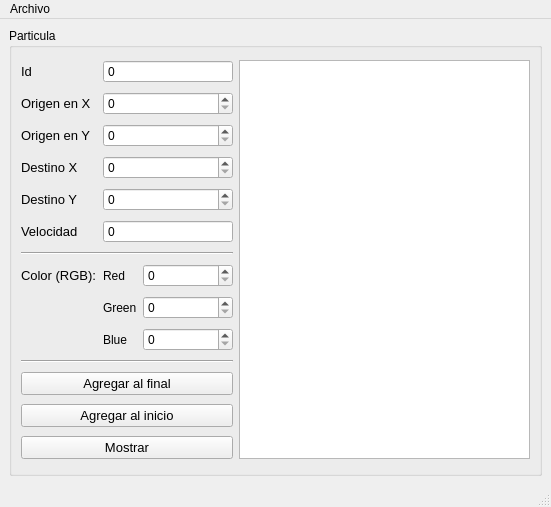
<?xml version="1.0" encoding="UTF-8"?>
<ui version="4.0">
 <class>MainWindow</class>
 <widget class="QMainWindow" name="MainWindow">
  <property name="geometry">
   <rect>
    <x>0</x>
    <y>0</y>
    <width>551</width>
    <height>507</height>
   </rect>
  </property>
  <property name="windowTitle">
   <string>Registro Particulas</string>
  </property>
  <widget class="QWidget" name="centralwidget">
   <layout class="QGridLayout" name="gridLayout_2">
    <item row="0" column="0">
     <widget class="QGroupBox" name="groupBox">
      <property name="title">
       <string>Particula</string>
      </property>
      <layout class="QGridLayout" name="gridLayout">
       <item row="8" column="1">
        <widget class="QLabel" name="label_9">
         <property name="text">
          <string>Green</string>
         </property>
        </widget>
       </item>
       <item row="6" column="0" colspan="3">
        <widget class="Line" name="line">
         <property name="orientation">
          <enum>Qt::Horizontal</enum>
         </property>
        </widget>
       </item>
       <item row="2" column="1" colspan="2">
        <widget class="QSpinBox" name="origen_y_spinBox">
         <property name="maximum">
          <number>500</number>
         </property>
        </widget>
       </item>
       <item row="12" column="0" colspan="3">
        <widget class="QPushButton" name="agregar_inicio_pushButton">
         <property name="minimumSize">
          <size>
           <width>200</width>
           <height>0</height>
          </size>
         </property>
         <property name="font">
          <font>
           <pointsize>10</pointsize>
          </font>
         </property>
         <property name="cursor">
          <cursorShape>PointingHandCursor</cursorShape>
         </property>
         <property name="text">
          <string>Agregar al inicio</string>
         </property>
        </widget>
       </item>
       <item row="9" column="1">
        <widget class="QLabel" name="label_10">
         <property name="text">
          <string>Blue</string>
         </property>
        </widget>
       </item>
       <item row="7" column="0">
        <widget class="QLabel" name="label_8">
         <property name="font">
          <font>
           <pointsize>10</pointsize>
          </font>
         </property>
         <property name="text">
          <string>Color (RGB):</string>
         </property>
        </widget>
       </item>
       <item row="4" column="1" colspan="2">
        <widget class="QSpinBox" name="destino_y_spinBox">
         <property name="maximum">
          <number>500</number>
         </property>
        </widget>
       </item>
       <item row="7" column="2">
        <widget class="QSpinBox" name="red_spinBox">
         <property name="minimumSize">
          <size>
           <width>90</width>
           <height>0</height>
          </size>
         </property>
         <property name="maximum">
          <number>255</number>
         </property>
        </widget>
       </item>
       <item row="0" column="0">
        <widget class="QLabel" name="label">
         <property name="font">
          <font>
           <pointsize>10</pointsize>
          </font>
         </property>
         <property name="text">
          <string>Id</string>
         </property>
        </widget>
       </item>
       <item row="11" column="0" colspan="3">
        <widget class="QPushButton" name="agregar_final_pushButton">
         <property name="minimumSize">
          <size>
           <width>200</width>
           <height>0</height>
          </size>
         </property>
         <property name="font">
          <font>
           <pointsize>10</pointsize>
          </font>
         </property>
         <property name="cursor">
          <cursorShape>PointingHandCursor</cursorShape>
         </property>
         <property name="autoFillBackground">
          <bool>false</bool>
         </property>
         <property name="text">
          <string>Agregar al final</string>
         </property>
         <property name="default">
          <bool>false</bool>
         </property>
         <property name="flat">
          <bool>false</bool>
         </property>
        </widget>
       </item>
       <item row="3" column="0">
        <widget class="QLabel" name="label_4">
         <property name="font">
          <font>
           <pointsize>10</pointsize>
          </font>
         </property>
         <property name="text">
          <string>Destino X</string>
         </property>
        </widget>
       </item>
       <item row="7" column="1">
        <widget class="QLabel" name="label_7">
         <property name="text">
          <string>Red</string>
         </property>
        </widget>
       </item>
       <item row="1" column="1" colspan="2">
        <widget class="QSpinBox" name="origen_x_spinBox">
         <property name="maximum">
          <number>500</number>
         </property>
        </widget>
       </item>
       <item row="2" column="0">
        <widget class="QLabel" name="label_3">
         <property name="font">
          <font>
           <pointsize>10</pointsize>
          </font>
         </property>
         <property name="text">
          <string>Origen en Y</string>
         </property>
        </widget>
       </item>
       <item row="1" column="0">
        <widget class="QLabel" name="label_2">
         <property name="font">
          <font>
           <pointsize>10</pointsize>
          </font>
         </property>
         <property name="text">
          <string>Origen en X</string>
         </property>
        </widget>
       </item>
       <item row="0" column="1" colspan="2">
        <widget class="QSpinBox" name="id_spinBox">
         <property name="buttonSymbols">
          <enum>QAbstractSpinBox::NoButtons</enum>
         </property>
         <property name="showGroupSeparator" stdset="0">
          <bool>false</bool>
         </property>
         <property name="minimum">
          <number>-5000</number>
         </property>
         <property name="maximum">
          <number>5000</number>
         </property>
         <property name="singleStep">
          <number>1</number>
         </property>
         <property name="stepType">
          <enum>QAbstractSpinBox::AdaptiveDecimalStepType</enum>
         </property>
        </widget>
       </item>
       <item row="0" column="3" rowspan="14">
        <widget class="QPlainTextEdit" name="salida">
         <property name="font">
          <font>
           <pointsize>10</pointsize>
          </font>
         </property>
        </widget>
       </item>
       <item row="4" column="0">
        <widget class="QLabel" name="label_5">
         <property name="font">
          <font>
           <pointsize>10</pointsize>
          </font>
         </property>
         <property name="text">
          <string>Destino Y</string>
         </property>
        </widget>
       </item>
       <item row="9" column="2">
        <widget class="QSpinBox" name="blue_spinBox">
         <property name="minimumSize">
          <size>
           <width>90</width>
           <height>0</height>
          </size>
         </property>
         <property name="maximum">
          <number>255</number>
         </property>
        </widget>
       </item>
       <item row="5" column="0">
        <widget class="QLabel" name="label_6">
         <property name="font">
          <font>
           <pointsize>10</pointsize>
          </font>
         </property>
         <property name="text">
          <string>Velocidad</string>
         </property>
        </widget>
       </item>
       <item row="13" column="0" colspan="3">
        <widget class="QPushButton" name="mostrar_pushButton">
         <property name="minimumSize">
          <size>
           <width>200</width>
           <height>0</height>
          </size>
         </property>
         <property name="font">
          <font>
           <pointsize>10</pointsize>
          </font>
         </property>
         <property name="cursor">
          <cursorShape>PointingHandCursor</cursorShape>
         </property>
         <property name="text">
          <string>Mostrar</string>
         </property>
        </widget>
       </item>
       <item row="3" column="1" colspan="2">
        <widget class="QSpinBox" name="destino_x_spinBox">
         <property name="maximum">
          <number>500</number>
         </property>
        </widget>
       </item>
       <item row="5" column="1" colspan="2">
        <widget class="QSpinBox" name="velocidad_spinBox">
         <property name="buttonSymbols">
          <enum>QAbstractSpinBox::NoButtons</enum>
         </property>
         <property name="minimum">
          <number>-5000</number>
         </property>
         <property name="maximum">
          <number>5000</number>
         </property>
        </widget>
       </item>
       <item row="8" column="2">
        <widget class="QSpinBox" name="green_spinBox">
         <property name="minimumSize">
          <size>
           <width>90</width>
           <height>0</height>
          </size>
         </property>
         <property name="maximum">
          <number>255</number>
         </property>
        </widget>
       </item>
       <item row="10" column="0" colspan="3">
        <widget class="Line" name="line_2">
         <property name="orientation">
          <enum>Qt::Horizontal</enum>
         </property>
        </widget>
       </item>
      </layout>
     </widget>
    </item>
   </layout>
  </widget>
  <widget class="QMenuBar" name="menubar">
   <property name="geometry">
    <rect>
     <x>0</x>
     <y>0</y>
     <width>551</width>
     <height>21</height>
    </rect>
   </property>
   <widget class="QMenu" name="menuAbrir">
    <property name="title">
     <string>Archivo</string>
    </property>
    <addaction name="actionAbrir"/>
    <addaction name="actionGuardar"/>
   </widget>
   <addaction name="menuAbrir"/>
  </widget>
  <widget class="QStatusBar" name="statusbar"/>
  <action name="actionAbrir">
   <property name="text">
    <string>Abrir</string>
   </property>
   <property name="shortcut">
    <string>Ctrl+O</string>
   </property>
  </action>
  <action name="actionGuardar">
   <property name="text">
    <string>Guardar</string>
   </property>
   <property name="shortcut">
    <string>Ctrl+S</string>
   </property>
  </action>
 </widget>
 <resources/>
 <connections/>
</ui>
